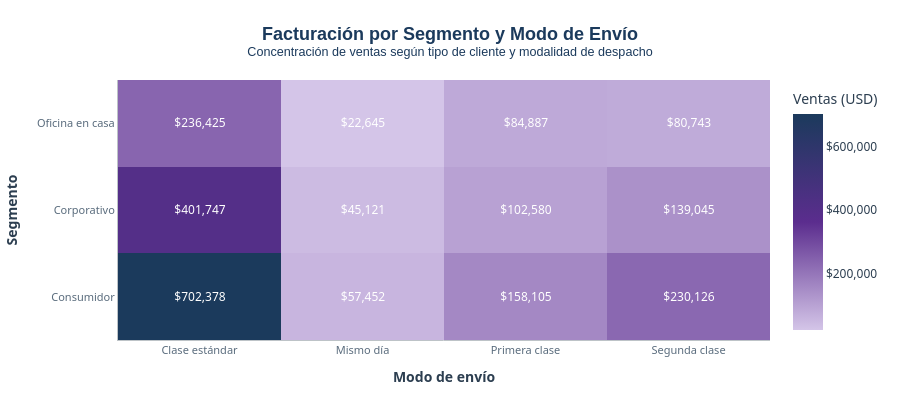

Notebook cell for this chart:
### Markdown cell above
### 3.6 Facturación por segmento y modalidad de despacho

### Code cell
# Facturación por segmento y modo de envío
ventas_seg_envio = df.groupby(['Segmento', 'Modo de envío'])['Sales'].sum().reset_index()
pivot = ventas_seg_envio.pivot(index='Segmento', columns='Modo de envío', values='Sales')

fig_nuevo = go.Figure(go.Heatmap(
    z=pivot.values,
    x=pivot.columns.tolist(),
    y=pivot.index.tolist(),
    colorscale=[[0, '#D4C5E8'], [0.5, '#5B2D8E'], [1, '#1B3A5C']],
    text=[[f'${v:,.0f}' for v in row] for row in pivot.values],
    texttemplate='%{text}',
    textfont=dict(size=12, color='white'),
    hovertemplate='<b>%{y} — %{x}</b><br>Ventas: $%{z:,.0f}<extra></extra>',
    colorbar=dict(title='Ventas (USD)', tickformat='$,.0f')
))

fig_nuevo.update_layout(**LAYOUT_PROFESIONAL)
fig_nuevo.update_layout(
    title=dict(text='<b>Facturación por Segmento y Modo de Envío</b><br><sup>Concentración de ventas según tipo de cliente y modalidad de despacho</sup>'),
    xaxis_title='<b>Modo de envío</b>',
    yaxis_title='<b>Segmento</b>',
    height=400
)

fig_nuevo.show()

### Figure 1 — Plotly figure (JSON) as saved in the notebook; plotly's stock layout.template omitted (floating-point values rounded to 4 significant figures)
{"data": [{"colorbar": {"tickformat": "$,.0f", "title": {"text": "Ventas (USD)"}}, "colorscale": [[0, "#D4C5E8"], [0.5, "#5B2D8E"], [1, "#1B3A5C"]], "hovertemplate": "<b>%{y} — %{x}</b><br>Ventas: $%{z:,.0f}<extra></extra>", "text": [["$702,378", "$57,452", "$158,105", "$230,126"], ["$401,747", "$45,121", "$102,580", "$139,045"], ["$236,425", "$22,645", "$84,887", "$80,743"]], "textfont": {"color": "white", "size": 12}, "texttemplate": "%{text}", "type": "heatmap", "x": ["Clase estándar", "Mismo día", "Primera clase", "Segunda clase"], "y": ["Consumidor", "Corporativo", "Oficina en casa"], "z": [[702400.0, 57450.0, 158100.0, 230100.0], [401700.0, 45120.0, 102600.0, 139000.0], [236400.0, 22650.0, 84890.0, 80740.0]]}], "layout": {"font": {"color": "#2C3E50", "family": "Segoe UI, Arial", "size": 12}, "height": 400, "hoverlabel": {"bgcolor": "white", "font": {"family": "Segoe UI", "size": 12}}, "margin": {"b": 60, "l": 70, "r": 40, "t": 80}, "paper_bgcolor": "white", "plot_bgcolor": "#FAFBFD", "title": {"font": {"color": "#1B3A5C", "family": "Segoe UI Semibold, Arial", "size": 18}, "text": "<b>Facturación por Segmento y Modo de Envío</b><br><sup>Concentración de ventas según tipo de cliente y modalidad de despacho</sup>", "x": 0.5, "xanchor": "center"}, "xaxis": {"gridcolor": "#E8ECF0", "linecolor": "#BDC3C7", "linewidth": 1, "showline": true, "tickfont": {"color": "#5A6C7D", "size": 11}, "title": {"text": "<b>Modo de envío</b>"}}, "yaxis": {"gridcolor": "#E8ECF0", "linecolor": "#BDC3C7", "linewidth": 1, "showline": true, "tickfont": {"color": "#5A6C7D", "size": 11}, "title": {"text": "<b>Segmento</b>"}}}}
